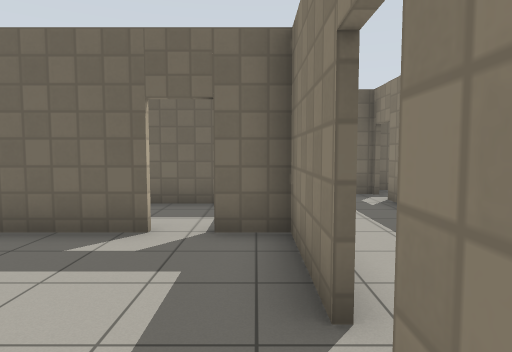
view 1 (above)

19 first-person views from a walk through a robot-simulator world made for Gazebo. The camera is 1.2 m above the floor, tilts 4° down and sees 75° across. The floor is counted in squares, 1 m on a side. Each view is taken from the middle of a square. On the plan, view 1 faces up. The plan holds only what a view shows up to about 13 squares ahead; the rest is blank. Gazebo's built-in surfaces are drawn with simple patterns.

view 2
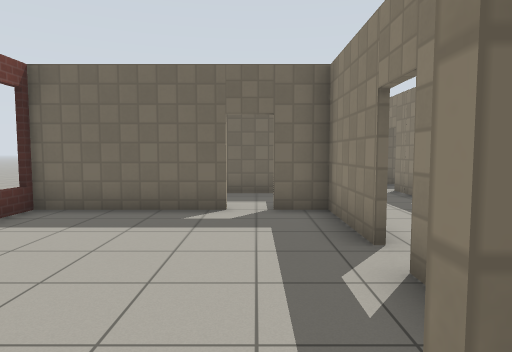

view 3
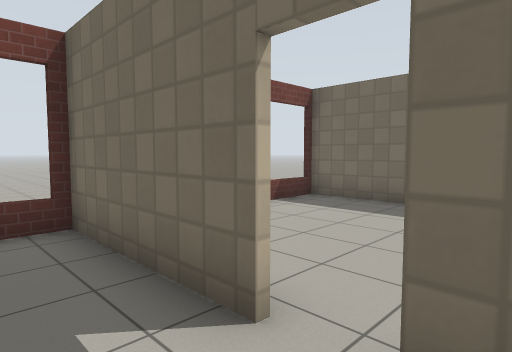

view 4
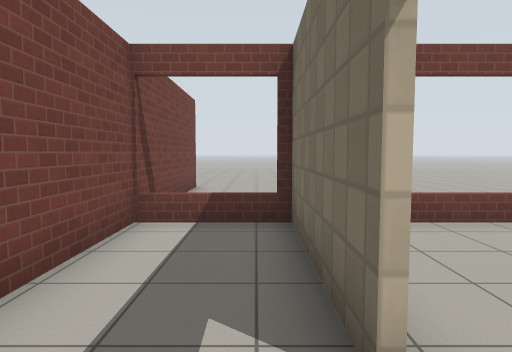

view 5
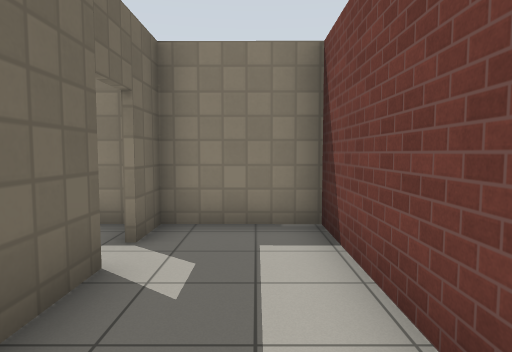

view 6
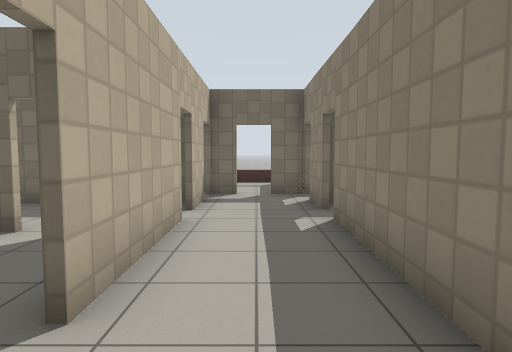

view 7
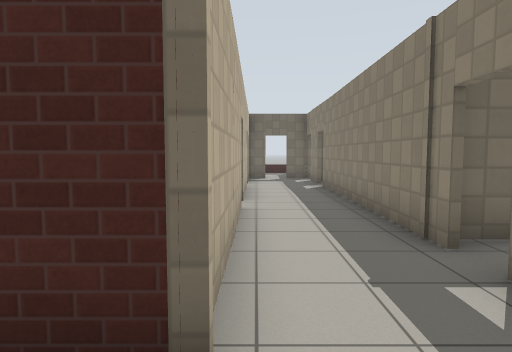

view 8
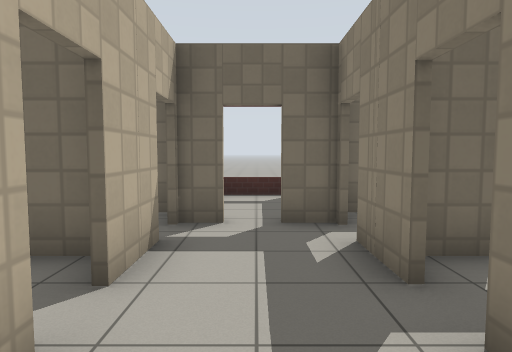

view 9
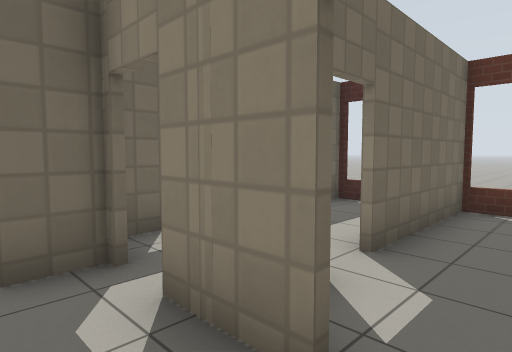

view 10
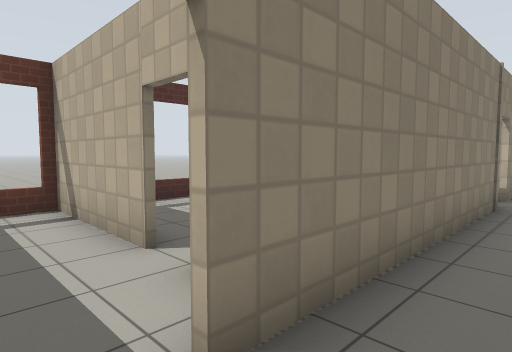

view 11
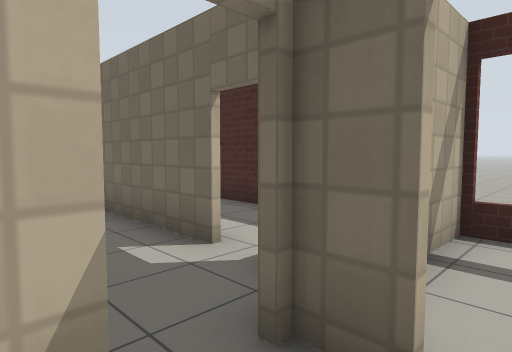

view 12
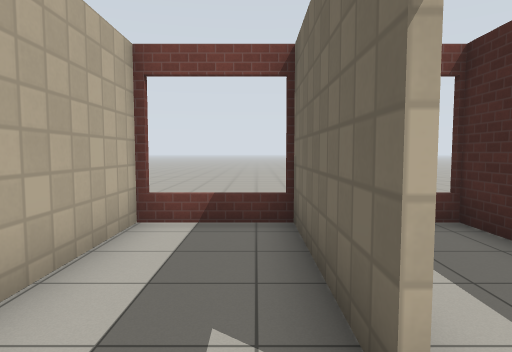

view 13
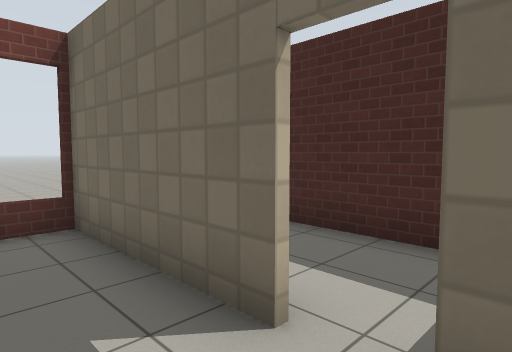

view 14
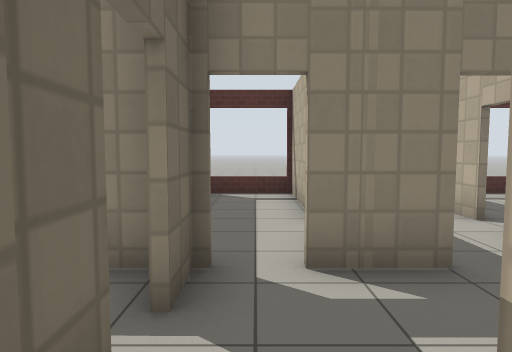

view 15
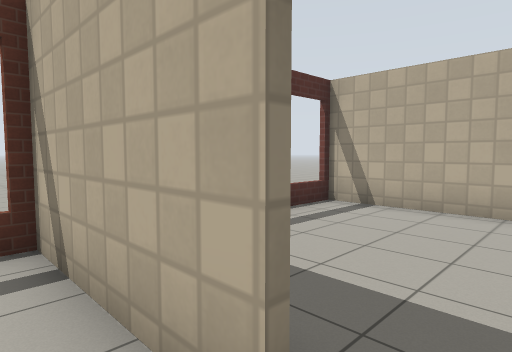

view 16
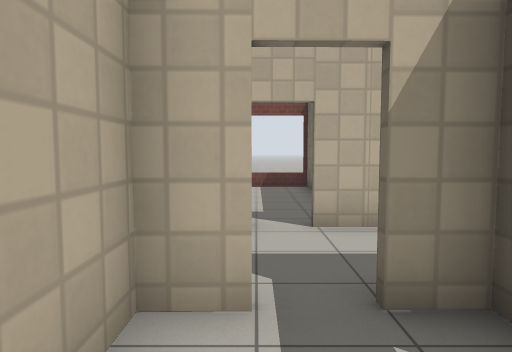

view 17
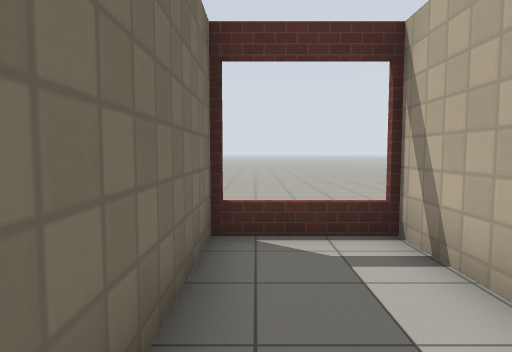

view 18
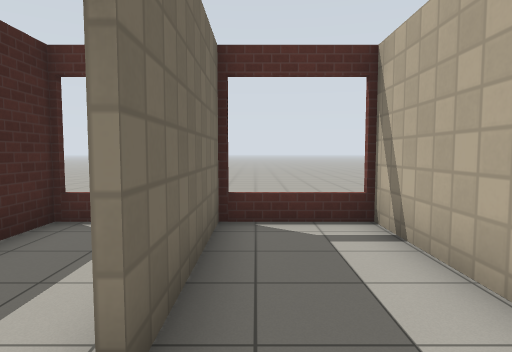

view 19
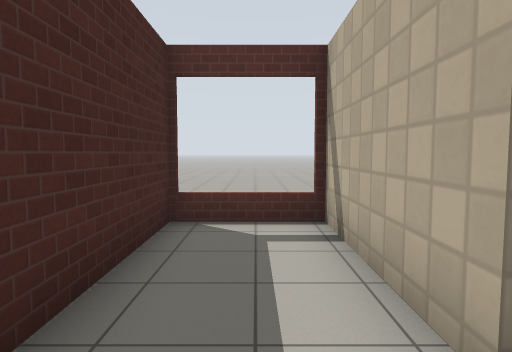

### Floor plan
Key: @ floor where view 1 was taken; # wall or solid block; . floor; D open door; = window, fence, low wall or low ledge.
Columns run from 13 left of view 1 to 10 right of it. Each row starts with its distance up from view 1.
 13        =#######==  ####=
 12 ....     .... #.#. ....=
 11 ....   #####D##.##D#####
 10 ....   =......#D#......=
  9 ....   =......D.DD.....=
  8 ....   ########.##D#####
  7 ....   =......D.DD.....=
  6 ....   =......D.DD.....=
  5 ....   #####D##.##DD####
  4 ....   =......#.# ....
  3   ..   =......#.# .... =
  2        =......D.# .... =
  1        =......#.#  ...
  0 ...     .....@#.#  ... =
 -1 ....   #####D##.########
 -2 ....   =......#.DD
 -3 ....   =......#.DD
 -4 ..############DDD#
 -5
 -6               .

Where each view was taken, in squares from view 1:
view 1: 0 up, 0 right, facing up
view 2: 2 down, 1 left, facing up
view 3: 3 down, 0 right, facing up-left
view 4: 2 down, 0 right, facing left
view 5: 3 down, 5 left, facing right
view 6: 0 up, 2 right, facing up
view 7: 6 down, 1 right, facing up
view 8: 4 up, 2 right, facing up
view 9: 6 up, 2 right, facing up-right
view 10: 7 up, 2 right, facing down-right
view 11: 8 up, 2 right, facing up-left
view 12: 10 up, 0 right, facing left
view 13: 9 up, 0 right, facing up-left
view 14: 9 up, 0 right, facing right
view 15: 6 up, 5 right, facing down-right
view 16: 6 up, 6 right, facing left
view 17: 10 up, 5 right, facing right
view 18: 10 up, 4 right, facing right
view 19: 12 up, 4 right, facing right
